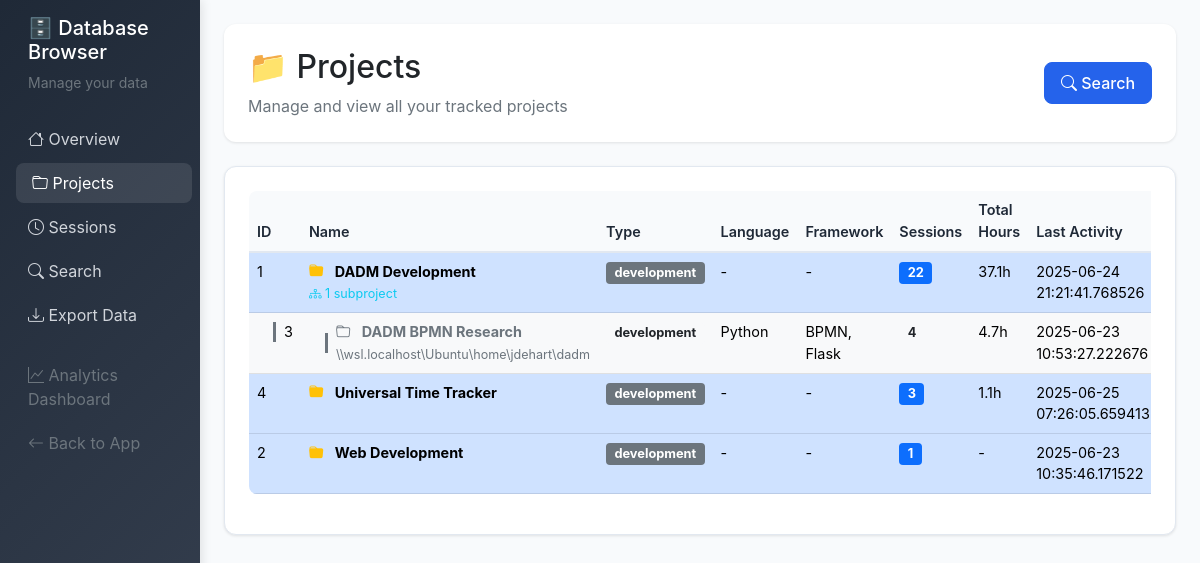
Page /db/projects on the committed database.
### server/src/models.py (models this page shows, shortened)
class Project:
    __tablename__ = 'projects'

### server/src/db_browser.py (the view)
@db_browser.route('/db/projects')
def projects():
    conn = get_db_connection()
    all_projects = conn.execute('''
        SELECT p.*, COUNT(s.id) as session_count,
               SUM(s.duration_minutes) as total_duration
        FROM projects p
        LEFT JOIN sessions s ON p.id = s.project_id
        GROUP BY p.id
        ORDER BY p.name
    ''').fetchall()
    projects_dict = {p['id']: dict(p) for p in all_projects}
    parent_projects = []
    subprojects = []
    for project in all_projects:
        project_dict = dict(project)
        if project['parent_id'] is None:
            project_dict['subprojects'] = []
            parent_projects.append(project_dict)
        else:
            subprojects.append(project_dict)
    for subproject in subprojects:
        parent_id = subproject['parent_id']
        if parent_id in projects_dict:
            for parent in parent_projects:
                if parent['id'] == parent_id:
                    parent['subprojects'].append(subproject)
                    break
    for parent in parent_projects:
        total_duration = parent['total_duration'] or 0
        total_sessions = parent['session_count'] or 0
        for subproject in parent['subprojects']:
            total_duration += subproject['total_duration'] or 0
            total_sessions += subproject['session_count'] or 0
        parent['total_duration'] = total_duration
        parent['session_count'] = total_sessions
    parent_projects.sort(key=lambda x: x['name'].lower())
    for parent in parent_projects:
        parent['subprojects'].sort(key=lambda x: x['name'].lower())
    conn.close()
    return render_template('db_browser/projects.html', projects=parent_projects)

### server/src/db_browser.py (called while the page is built)
def get_db_connection():
    database_path = os.environ.get('DATABASE_PATH', '/app/data/timetracker.db')
    conn = sqlite3.connect(database_path)
    conn.row_factory = sqlite3.Row
    return conn

### server/src/templates/db_browser/projects.html (shortened to what this page needs)
{% extends "db_browser/base.html" %}
{% block content %}
<div class="page-header">
    <div class="row align-items-center">
        <div class="col">
            <h1 class="h2 mb-2">📁 Projects</h1>
            <p class="text-muted mb-0">Manage and view all your tracked projects</p>
        </div>
        <div class="col-auto">
            <a href="{{ url_for('db_browser.search') }}" class="btn btn-primary">
                <i class="bi bi-search"></i> Search
            </a>
        </div>
    </div>
</div>
<div class="content-card">
    {% if projects %}
    <div class="table-responsive">
        <table class="table table-hover">
            <thead>
                <tr>
                    <th>ID</th>
                    <th>Name</th>
                    <th>Type</th>
                    <th>Language</th>
                    <th>Framework</th>
                    <th>Sessions</th>
                    <th>Total Hours</th>
                    <th>Last Activity</th>
                </tr>
            </thead>
            <tbody>
                {% for project in projects %}
                <tr class="table-primary">
                    <td>{{ project.id }}</td>
                    <td>
                        <strong>
                            <i class="bi bi-folder-fill text-warning me-2"></i>
                            {{ project.name }}
                        </strong>
                        {% if project.subprojects %}
                            <br><small class="text-info">
                                <i class="bi bi-diagram-3"></i> {{ project.subprojects|length }} subproject{{ 's' if project.subprojects|length != 1 else '' }}
                            </small>
                        {% endif %}
                    </td>
                    <td>
                        <span class="badge bg-secondary">{{ project.type }}</span>
                    </td>
                    <td>{{ project.language or '-' }}</td>
                    <td>{{ project.framework or '-' }}</td>
                    <td>
                        <span class="badge bg-primary">{{ project.session_count }}</span>
                    </td>
                    <td>
                        {% if project.total_duration %}
                            {{ "%.1f"|format(project.total_duration / 60) }}h
                        {% else %}
                            -
                        {% endif %}
                    </td>
                    <td>
                        {% if project.last_activity %}
                            {% set date_parts = project.last_activity.split('T') %}
                            {{ date_parts[0] }}
                        {% else %}
                            -
                        {% endif %}
                    </td>
                </tr>
                {% for subproject in project.subprojects %}
                <tr class="table-light">
                    <td>
                        <div class="d-flex align-items-center">
                            <div class="border-start border-3 border-secondary ms-3 me-2" style="height: 20px;"></div>
                            {{ subproject.id }}
                        </div>
                    </td>
                    <td>
                        <div class="d-flex align-items-center">
                            <div class="border-start border-3 border-secondary ms-3 me-2" style="height: 20px;"></div>
                            <div>
                                <strong class="text-secondary">
                                    <i class="bi bi-folder text-muted me-2"></i>
                                    {{ subproject.name }}
                                </strong>
                                {% if subproject.path %}
                                    <br><small class="text-muted">{{ subproject.path }}</small>
                                {% endif %}
                            </div>
                        </div>
                    </td>
                    <td>
                        <span class="badge bg-light text-dark">{{ subproject.type }}</span>
                    </td>
                    <td>{{ subproject.language or '-' }}</td>
                    <td>{{ subproject.framework or '-' }}</td>
                    <td>
                        <span class="badge bg-light text-dark">{{ subproject.session_count }}</span>
                    </td>
                    <td>
                        {% if subproject.total_duration %}
                            {{ "%.1f"|format(subproject.total_duration / 60) }}h
                        {% else %}
                            -
                        {% endif %}
                    </td>
                    <td>
                        {% if subproject.last_activity %}
                            {% set date_parts = subproject.last_activity.split('T') %}
                            {{ date_parts[0] }}
                        {% else %}
                            -
                        {% endif %}
                    </td>
                </tr>
                {% endfor %}
                {% endfor %}
            </tbody>
        </table>
    </div>
    {% else %}
    <div class="text-center py-5">
        <i class="bi bi-folder-x fs-1 text-muted"></i>
        <h4 class="text-muted mt-3">No projects found</h4>
        <p class="text-muted">Start tracking time to see your projects here.</p>
    </div>
    {% endif %}
</div>
{% endblock %}

### server/src/templates/db_browser/base.html (style rules this page uses)
:root { --primary-color: #2563eb; --success-color: #16a34a; --warning-color: #ca8a04; --danger-color: #dc2626; --info-color: #0891b2; --dark-color: #1f2937; --light-color: #f8fafc; --border-color: #e2e8f0; }
body { background-color: var(--light-color); font-family: 'Inter', -apple-system, BlinkMacSystemFont, sans-serif; }
.page-header { background: white; border-radius: 12px; padding: 24px; margin-bottom: 24px; box-shadow: 0 1px 3px rgba(0,0,0,0.1); }
.content-card { background: white; border-radius: 12px; padding: 24px; box-shadow: 0 1px 3px rgba(0,0,0,0.1); border: 1px solid var(--border-color); margin-bottom: 24px; }
.table-responsive { font-size: 0.9rem; }
.badge { font-size: 0.8rem; }
.btn-primary { background: var(--primary-color); border-color: var(--primary-color); border-radius: 8px; padding: 8px 16px; font-weight: 500; }
.table { border-radius: 8px; overflow: hidden; }
.table thead th { background-color: var(--light-color); border-bottom: 2px solid var(--border-color); font-weight: 600; color: var(--dark-color); }

### rows in the picture
Project: id "1", name "DADM Development", subprojects|length "1", type "development", language "-", framework "-", session_count "22", total_duration "37.1", last_activity "2025-06-24 21:21:41.768526"
Project: id "3", name "DADM BPMN Research", path "\\\\wsl.localhost\\Ubuntu\\home\\jdehart\\dadm", type "development", language "Python", framework "BPMN, Flask", session_count "4", total_duration "4.7", last_activity "2025-06-23 10:53:27.222676"
Project: id "4", name "Universal Time Tracker", type "development", language "-", framework "-", session_count "3", total_duration "1.1", last_activity "2025-06-25 07:26:05.659413"
Project: id "2", name "Web Development", type "development", language "-", framework "-", session_count "1", last_activity "2025-06-23 10:35:46.171522"
